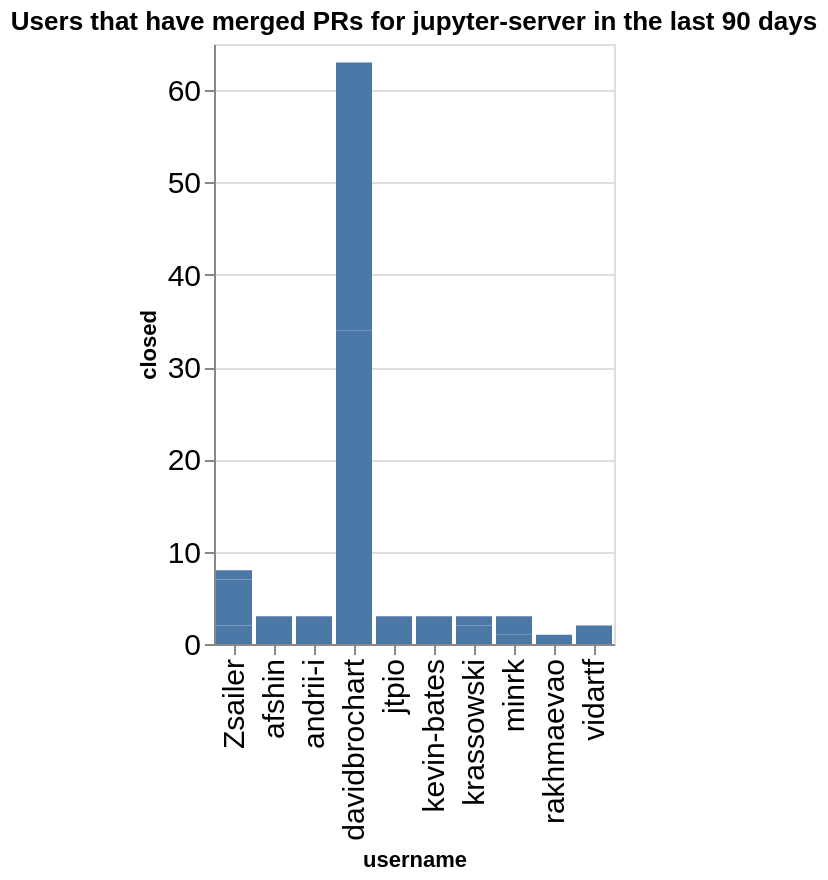

This figure's notebook cell:
### Code cell
charts = []
title = f"Users that have merged PRs for {github_org} in the last {n_days} days"
ch = alt.Chart(data=closed_by_repo.replace(np.nan, 0), title=title).mark_bar().encode(
    x='username',
    y='closed',
)
ch

### Figure 1 — Vega-Lite specification as saved in the notebook (floating-point values rounded to 4 significant figures)
{"config": {"axisLeft": {"labelFontSize": 15}, "axisBottom": {"labelFontSize": 15}}, "data": {"name": "data-896b735828be0b4407fd0c4c45445cd1"}, "mark": {"type": "bar"}, "encoding": {"x": {"field": "username", "type": "nominal"}, "y": {"field": "closed", "type": "quantitative"}}, "title": "Users that have merged PRs for jupyter-server in the last 90 days", "$schema": "https://vega.github.io/schema/vega-lite/v5.20.1.json", "datasets": {"data-896b735828be0b4407fd0c4c45445cd1": [{"name": "fps", "username": "Zsailer", "closed": 2}, {"name": "fps", "username": "davidbrochart", "closed": 22}, {"name": "gateway_provisioners", "username": "kevin-bates", "closed": 3}, {"name": "jupyter-scheduler", "username": "andrii-i", "closed": 3}, {"name": "jupyter_releaser", "username": "jtpio", "closed": 3}, {"name": "jupyter_releaser", "username": "krassowski", "closed": 2}, {"name": "jupyter_server", "username": "Zsailer", "closed": 5}, {"name": "jupyter_server", "username": "afshin", "closed": 3}, {"name": "jupyter_server", "username": "minrk", "closed": 1}, {"name": "jupyter_server", "username": "vidartf", "closed": 2}, {"name": "jupyter_server_terminals", "username": "Zsailer", "closed": 1}, {"name": "jupyter_ydoc", "username": "davidbrochart", "closed": 12}, {"name": "jupyter_ydoc", "username": "krassowski", "closed": 1}, {"name": "jupyverse", "username": "davidbrochart", "closed": 29}, {"name": "jupyverse", "username": "rakhmaevao", "closed": 1}, {"name": "pytest-jupyter", "username": "minrk", "closed": 2}]}}
